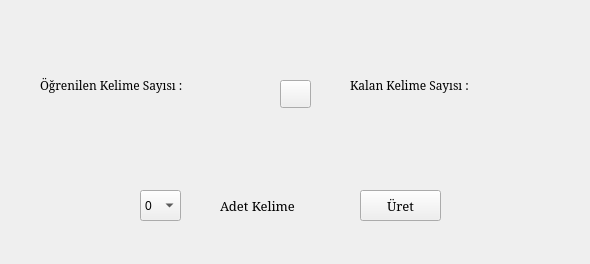
<?xml version="1.0" encoding="UTF-8"?>
<ui version="4.0">
 <class>MainWindow</class>
 <widget class="QMainWindow" name="MainWindow">
  <property name="geometry">
   <rect>
    <x>0</x>
    <y>0</y>
    <width>590</width>
    <height>264</height>
   </rect>
  </property>
  <property name="windowTitle">
   <string>MainWindow</string>
  </property>
  <widget class="QWidget" name="centralwidget">
   <widget class="QWidget" name="Frame" native="true">
    <property name="geometry">
     <rect>
      <x>0</x>
      <y>0</y>
      <width>591</width>
      <height>271</height>
     </rect>
    </property>
    <widget class="QWidget" name="generateFrame" native="true">
     <property name="geometry">
      <rect>
       <x>120</x>
       <y>180</y>
       <width>331</width>
       <height>51</height>
      </rect>
     </property>
     <widget class="QWidget" name="generateButtonWidget" native="true">
      <property name="geometry">
       <rect>
        <x>240</x>
        <y>10</y>
        <width>81</width>
        <height>31</height>
       </rect>
      </property>
      <widget class="QPushButton" name="generateButton">
       <property name="geometry">
        <rect>
         <x>0</x>
         <y>0</y>
         <width>81</width>
         <height>31</height>
        </rect>
       </property>
       <property name="font">
        <font>
         <family>Constantia</family>
         <pointsize>10</pointsize>
        </font>
       </property>
       <property name="styleSheet">
        <string notr="true"/>
       </property>
       <property name="text">
        <string>Üret</string>
       </property>
      </widget>
     </widget>
     <widget class="QWidget" name="generateLineWidget" native="true">
      <property name="geometry">
       <rect>
        <x>20</x>
        <y>10</y>
        <width>211</width>
        <height>31</height>
       </rect>
      </property>
      <widget class="QLabel" name="label">
       <property name="geometry">
        <rect>
         <x>80</x>
         <y>0</y>
         <width>111</width>
         <height>31</height>
        </rect>
       </property>
       <property name="font">
        <font>
         <family>Constantia</family>
         <pointsize>10</pointsize>
        </font>
       </property>
       <property name="text">
        <string>Adet Kelime  </string>
       </property>
      </widget>
      <widget class="QWidget" name="widget" native="true">
       <property name="geometry">
        <rect>
         <x>0</x>
         <y>0</y>
         <width>41</width>
         <height>31</height>
        </rect>
       </property>
       <widget class="QComboBox" name="wordNumberComboBox">
        <property name="geometry">
         <rect>
          <x>0</x>
          <y>0</y>
          <width>41</width>
          <height>31</height>
         </rect>
        </property>
        <item>
         <property name="text">
          <string>0</string>
         </property>
        </item>
        <item>
         <property name="text">
          <string>5</string>
         </property>
        </item>
        <item>
         <property name="text">
          <string>10</string>
         </property>
        </item>
        <item>
         <property name="text">
          <string>15</string>
         </property>
        </item>
        <item>
         <property name="text">
          <string>20</string>
         </property>
        </item>
        <item>
         <property name="text">
          <string>25</string>
         </property>
        </item>
       </widget>
      </widget>
     </widget>
    </widget>
    <widget class="QWidget" name="learnedWidget" native="true">
     <property name="geometry">
      <rect>
       <x>30</x>
       <y>40</y>
       <width>221</width>
       <height>101</height>
      </rect>
     </property>
     <widget class="QLabel" name="learnedLabel">
      <property name="geometry">
       <rect>
        <x>10</x>
        <y>10</y>
        <width>201</width>
        <height>71</height>
       </rect>
      </property>
      <property name="font">
       <font>
        <family>Constantia</family>
        <pointsize>9</pointsize>
       </font>
      </property>
      <property name="text">
       <string>Öğrenilen Kelime Sayısı : </string>
      </property>
     </widget>
    </widget>
    <widget class="QWidget" name="leftWidget" native="true">
     <property name="geometry">
      <rect>
       <x>340</x>
       <y>40</y>
       <width>221</width>
       <height>101</height>
      </rect>
     </property>
     <widget class="QLabel" name="leftLabel">
      <property name="geometry">
       <rect>
        <x>10</x>
        <y>10</y>
        <width>201</width>
        <height>71</height>
       </rect>
      </property>
      <property name="font">
       <font>
        <family>Constantia</family>
        <pointsize>9</pointsize>
       </font>
      </property>
      <property name="text">
       <string>Kalan Kelime Sayısı : </string>
      </property>
     </widget>
    </widget>
    <widget class="QWidget" name="resetWidget" native="true">
     <property name="geometry">
      <rect>
       <x>280</x>
       <y>80</y>
       <width>31</width>
       <height>31</height>
      </rect>
     </property>
     <widget class="QPushButton" name="resetButton">
      <property name="geometry">
       <rect>
        <x>0</x>
        <y>0</y>
        <width>31</width>
        <height>28</height>
       </rect>
      </property>
      <property name="text">
       <string/>
      </property>
     </widget>
    </widget>
   </widget>
  </widget>
  <widget class="QMenuBar" name="menubar">
   <property name="geometry">
    <rect>
     <x>0</x>
     <y>0</y>
     <width>590</width>
     <height>26</height>
    </rect>
   </property>
  </widget>
 </widget>
 <resources/>
 <connections/>
</ui>
